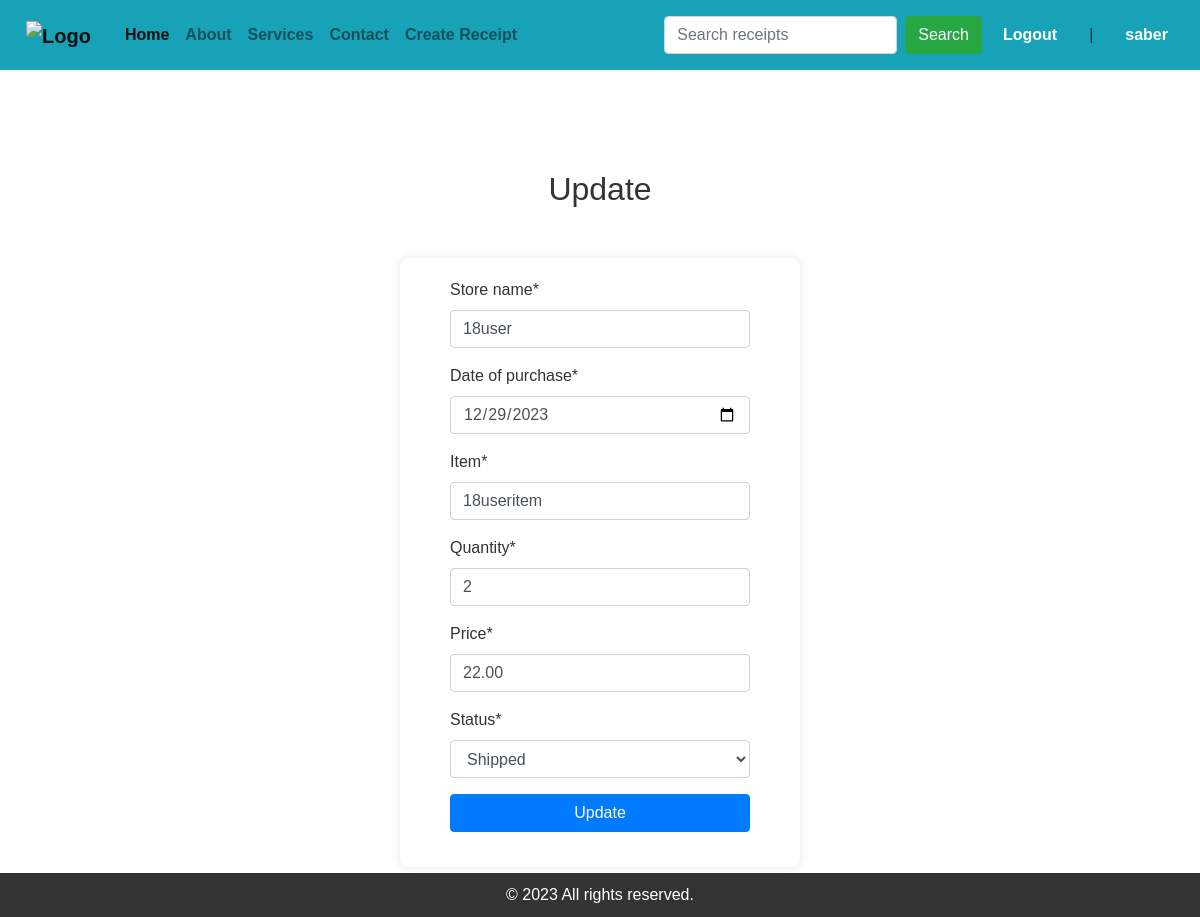
The page /update_receipt/12/ (signed in) on the database its author committed.
### trackApp/models.py (models this page shows, shortened)
class Recipe(models.Model):
    options = (
        ('Ordered', 'Ordered'),
        ('Shipped', 'Shipped'),
        ('Out of Delivery', 'Out'),
        ('Arriving', 'Arriving'),
        ('Delivered', 'Delivered')
    )
    user = models.ForeignKey(User, on_delete=models.CASCADE)
    store_name = models.CharField(max_length=255)
    date_of_purchase = models.DateField()
    item = models.CharField(max_length=255)
    price = models.DecimalField(max_digits=10, decimal_places=2)
    quantity = models.IntegerField()
    status = models.CharField(max_length=30, choices=options, default='Ordered')

### trackApp/views.py (the view, shortened to what this page needs)
# urls.py: path('update_receipt/<int:pk>/', login_required(views.UpdateReceiptView.as_view()), name='update_receipt'),
class UpdateReceiptView(UpdateView):
    model = Recipe
    form_class = RecipeForm
    template_name = 'trackApp/update_item.html'
    def get_object(self, queryset=None):
        obj = super().get_object(queryset=queryset)
        if self.request.user != obj.user:
            logger.info("Permission denied, you are not allowed to update this!")
            raise PermissionDenied("You do not have permission to update this receipt.")
        return obj

### trackApp/forms.py
class RecipeForm(forms.ModelForm):
    class Meta:
        model = Recipe
        fields = ['store_name', 'date_of_purchase', 'item', 'quantity', 'price', 'status']
        widgets = {
            'date_of_purchase': DateInput(attrs={'type': 'date'}),
            'status': forms.Select(attrs={'class': 'form-control'})
        }

### templates/trackApp/update_item.html (shortened to what this page needs)
{% extends 'trackApp/base.html' %}
{% load crispy_forms_tags %}
{% block content %}
    {% if user.is_authenticated %}
        {% if user.id == recipe.user.id %}
            <h2 class="text-center my-3">Update {{ item_to_update.store_name }}</h2>
            <div class="container">
                <div class="col justify-content-center">
                    <form method="post" enctype="multipart/form-data"
                          class="uniForm col-md-12">
                        <div class="form-fields">
                            {{ form|crispy }}
                        </div>
                        <input type="submit" class="btn btn-primary text-center" value="Update">
                    </form>
                </div>
            </div>
        {% else %}
            <h2 class="danger">You are not allowed to be here!</h2>
        {% endif %}
    {% endif %}
{% endblock %}

### templates/trackApp/base.html (shortened to what this page needs)
{% load static %}
{% load crispy_forms_tags %}
<!DOCTYPE html>
<html lang="en">
<head>
    <link rel="stylesheet" href="https://stackpath.bootstrapcdn.com/bootstrap/4.5.2/css/bootstrap.min.css">
    <link rel="stylesheet" href="{% static 'css/styles.css' %}">
    <link rel="stylesheet" href="https://cdn.jsdelivr.net/npm/bootstrap-icons@1.11.2/font/bootstrap-icons.min.css">
</head>
<body>
<nav class="navbar navbar-expand-lg navbar-light bg-info">
    <div class="logo">
        <a class="navbar-brand" href="{% url 'index' %}">
            <img src="{% static 'imgs/trackerlogo.png' %}" alt="Logo" width="50" height="50">
        </a>
    </div>
    <div class="collapse navbar-collapse" id="navbarNav">
        <ul class="navbar-nav">
            <li class="nav-item active">
                <a class="nav-link" href="{% url 'index' %}">Home</a>
            </li>
            <li class="nav-item">
                <a class="nav-link" href="#about">About</a>
            </li>
            <li class="nav-item">
                <a class="nav-link" href="#services">Services</a>
            </li>
            <li class="nav-item">
                <a class="nav-link" href="#contact">Contact</a>
            </li>
            <li class="nav-item">
                {% if user.is_authenticated %}
                    <a class="nav-link" href="{% url 'create_receipt' %}">Create Receipt</a>
                {% endif %}
            </li>
        </ul>
        <form class="form-inline my-2 my-lg-0 ml-auto" method="get" action="{% url 'track_item' %}">
            <input class="form-control my-2 mr-sm-2" type="number" name="search" placeholder="Search receipts"
                   aria-label="Search" min="0" step="1" required>
            <button class="btn btn-success my-2 my-sm-0" type="submit">Search</button>
        </form>
        <div class="login-logout">
            {% if user.is_authenticated %}
                <a href="{% url 'logout_user' %}" class="nav-link">Logout</a>
                <span class="nav-link">|</span>
                <a href="" class="nav-link">{{ user.username }}</a>
            {% else %}
                <i class="fas fa-user"></i>
                <a href="{% url 'login_user' %}" class="nav-link">login</a>
                <span class="nav-link">|</span>
                <a href="{% url 'register_user' %}" class="nav-link">Register</a>
            {% endif %}
        </div>
    </div>
</nav>
{% block content %}
{% endblock %}
<footer>
    &copy; 2023 All rights reserved.
</footer>
</body>
</html>

### static/css/styles.css (style rules this page uses)
body { font-family: 'Arial', sans-serif; margin: 0; padding: 0; box-sizing: border-box; }
nav { background-color: #444; padding: 10px; overflow: hidden; }
nav a { float: left; color: #fff; font-weight: bold; text-align: center; padding: 4px 10px; text-decoration: none; }
footer { background-color: #333; color: #fff; text-align: center; padding: 10px; position: fixed; bottom: 0; width: 100%; }
.logo { float: left; }
.login-logout { float: right; display: flex; align-items: center; }
.container { max-width: 400px; margin: 50px auto; background-color: #fff; padding: 20px; border-radius: 8px; box-shadow: 0 0 10px rgba(0, 0, 0, 0.1); }
h2 { text-align: center; color: #333; }
form { display: flex; flex-direction: column; }
label { margin-bottom: 8px; color: #333; }
input { padding: 10px; margin-bottom: 15px; border: 1px solid #ccc; border-radius: 4px; }
button { background-color: #007bff; color: #fff; padding: 10px; border: none; border-radius: 4px; cursor: pointer; }
a { text-decoration: none; }

### rows shown on the page
Recipe: store_name "18user", date_of_purchase "12/29/2023", item "18useritem", quantity "2", price "22.00", status "Shipped"

### other values the page prints
{{ user.username }} "saber"
